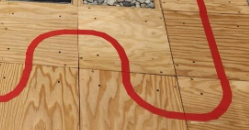
#> input picture red_line_contrast.png, 249 x 130 px, given in place of the camera
$ python on_robot.py
#> lines starting #> are read from the running program, lines starting #| are printed output that depends on the picture; after the words box and inside, x2 and y2 are one past the last pixel; in counts of white or black regions, pixels touching at a corner belong together
import cv2 as cv
import numpy as np
import os
import time
from threading import Thread
from gpiozero import PWMOutputDevice, DigitalOutputDevice, Button

# -----------------------------------
# GPIO and Motor/Servo Configurations
# -----------------------------------

# Motor 1 pins (Left)
M1_IN1 = 17
M1_IN2 = 27
M1_EN  = 18  # PWM for speed control

# Motor 2 pins (Right)
M2_IN1 = 22
M2_IN2 = 23
M2_EN  = 19  # PWM for speed control

ENC_A_LEFT  = 5
ENC_A_RIGHT = 13

# Button pin (active low)
BUTTON1 = 4

# Servo configuration
class HardwarePWMServo:
    def __init__(self, pwmchip=0, pwmchannel=0, period=20000000, min_duty=1500000, max_duty=2000000):
        self.pwmchip = pwmchip
        self.pwmchannel = pwmchannel
        self.period = period
        self.min_duty = min_duty
        self.max_duty = max_duty
        self.base_path = f"/sys/class/pwm/pwmchip{self.pwmchip}"
        self.channel_path = f"{self.base_path}/pwm{self.pwmchannel}"
        self.export_pwm()
        self.setup_pwm()

    def export_pwm(self):
        if not os.path.exists(self.channel_path):
            with open(f"{self.base_path}/export", "w") as f:
                f.write(str(self.pwmchannel))

    def setup_pwm(self):
        self.write_pwm_file("period", self.period)
        center = int((self.min_duty + self.max_duty) / 2)
        self.write_pwm_file("duty_cycle", center)
        self.write_pwm_file("enable", 1)

    def write_pwm_file(self, filename, value):
        with open(f"{self.channel_path}/{filename}", "w") as f:
            f.write(str(value))

    def set_angle(self, angle):
        if angle < 0:
            angle = 0
        elif angle > 180:
            angle = 180
        duty = int(self.min_duty + (angle / 180.0) * (self.max_duty - self.min_duty))
        self.write_pwm_file("duty_cycle", duty)
        print(f"Servo set to {angle}° (duty_cycle: {duty} ns)")

# Motor driver remains unchanged.
class MotorDriver:
    def __init__(self, in1_pin, in2_pin, en_pin):
        self.in1 = DigitalOutputDevice(in1_pin)
        self.in2 = DigitalOutputDevice(in2_pin)
        self.en = PWMOutputDevice(en_pin)

    def run(self, speed, forward=True):
        if forward:
            self.in1.on()
            self.in2.off()
        else:
            self.in1.off()
            self.in2.on()
        self.en.value = speed

    def stop(self):
        self.in1.off()
        self.in2.off()
        self.en.value = 0

motor1 = MotorDriver(M1_IN1, M1_IN2, M1_EN)
motor2 = MotorDriver(M2_IN1, M2_IN2, M2_EN)

left_ticks = 0
right_ticks = 0

# Encoder callback functions – these are called on each rising edge.
def left_encoder_pressed():
    global left_ticks
    left_ticks += 1

def right_encoder_pressed():
    global right_ticks
    right_ticks += 1

# Create encoder Button objects (bounce_time set low to capture fast pulses).
encoder_left = Button(ENC_A_LEFT, pull_up=True, bounce_time=0.001)
encoder_left.when_pressed = left_encoder_pressed

encoder_right = Button(ENC_A_RIGHT, pull_up=True, bounce_time=0.001)
encoder_right.when_pressed = right_encoder_pressed

servo = HardwarePWMServo(pwmchip=0, pwmchannel=0, period=20000000, min_duty=1500000, max_duty=2000000)

# -----------------------------------
# Red Line Detection API (Single Error Version)
# -----------------------------------
# In this version, we detect the leftmost and rightmost edges in the bottom 50 pixels,
# then compute the midline as the average and define the error as:
#     error = midline_x - (cropped_width/2)
# Positive error indicates a shift to the right; negative to the left.
# We also consider all line points now and prioritize those in the bottom region to prevent flickering error.
# This way we will always have some point on the projected line to use for error correction.
class RedLineDetectionAPI:
    def __init__(self, frame_width=600, frame_height=480, cropped_width=600):
#> in process_video, frame is the input picture: shape (130, 249, 3); mean B, G, R 89.7, 135.4, 186.2
        self.frame_width = frame_width      # Original image width
        self.frame_height = frame_height    # Image height
        self.cropped_width = cropped_width  # Cropped image width for processing
        self.error_history = []
        self.history_size = 10
        self.max_jump = 10
        self.last_valid_error = None

    def process_frame(self, frame):
        if frame is None:
            return None, None, None

        # Resize full image and crop horizontally (if needed).
        frame = cv.resize(frame, (self.frame_width, self.frame_height))
#> frame: shape (480, 600, 3)
        cropped_frame = frame[:, :self.cropped_width]

        # Convert to HSV and threshold for red.
        red_lower = np.array([0, 50, 50])
        red_upper = np.array([10, 255, 255])
        red_lower_2 = np.array([170, 50, 50])
        red_upper_2 = np.array([180, 255, 255])
        hsv = cv.cvtColor(cropped_frame, cv.COLOR_BGR2HSV)
#> hsv: shape (480, 600, 3); mean H, S, V 15, 133.6, 186.1
        mask1 = cv.inRange(hsv, red_lower, red_upper)
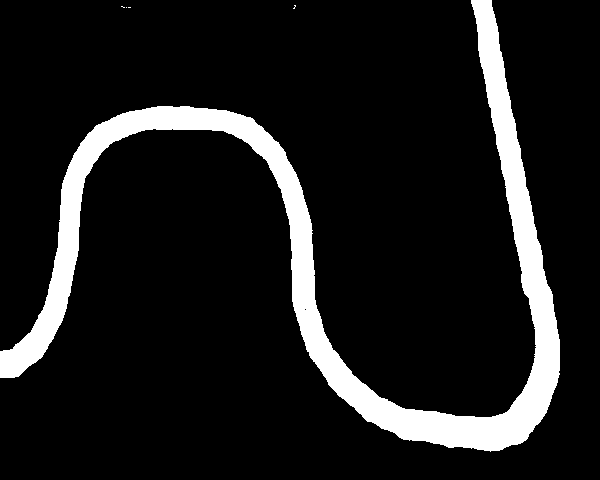
#> mask1: shape (480, 600); 11% white; 5 white regions (4 under 20 px), largest, box (x1, y1, x2, y2) and area: (0, 0, 560, 452) 31771
        mask2 = cv.inRange(hsv, red_lower_2, red_upper_2)
#> mask2: shape (480, 600); 0% white in thin lines or dots, all inside (x1, y1, x2, y2) = (305, 309, 306, 310)
        mask = cv.bitwise_or(mask1, mask2)
#> mask: shape (480, 600); 11% white; 5 white regions (4 under 20 px), largest, box (x1, y1, x2, y2) and area: (0, 0, 560, 452) 31772

        red_regions = cv.bitwise_and(cropped_frame, cropped_frame, mask=mask)
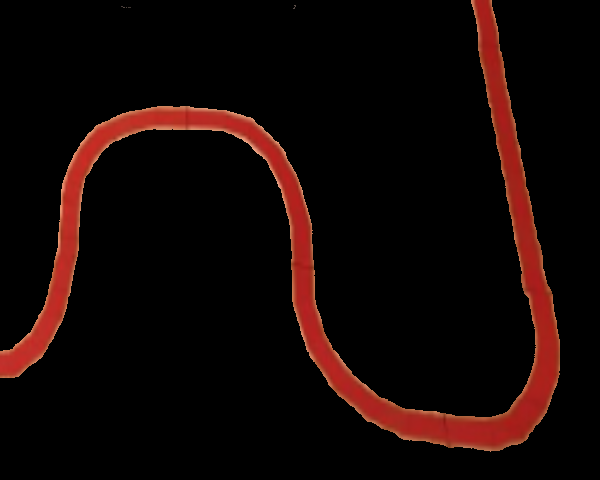
#> red_regions: shape (480, 600, 3); mean of channels 0, 1, 2 4.5, 6.2, 19.4; drawn as B, G, R
        gray = cv.cvtColor(red_regions, cv.COLOR_BGR2GRAY)
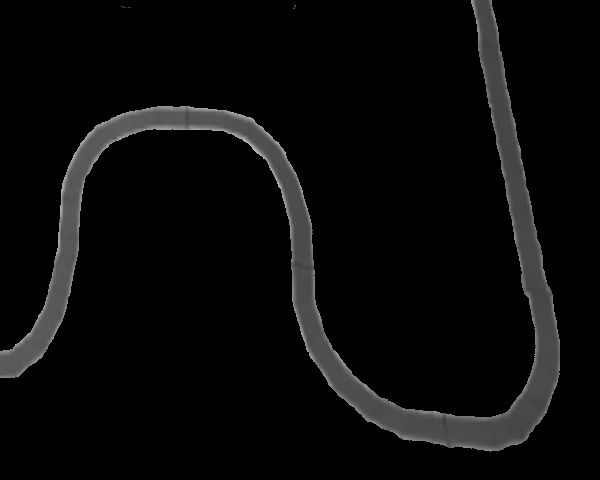
#> gray: shape (480, 600); min 0, max 190, mean 10
        blurred = cv.GaussianBlur(gray, (5, 5), 0)
        edges = cv.Canny(blurred, 200, 255)
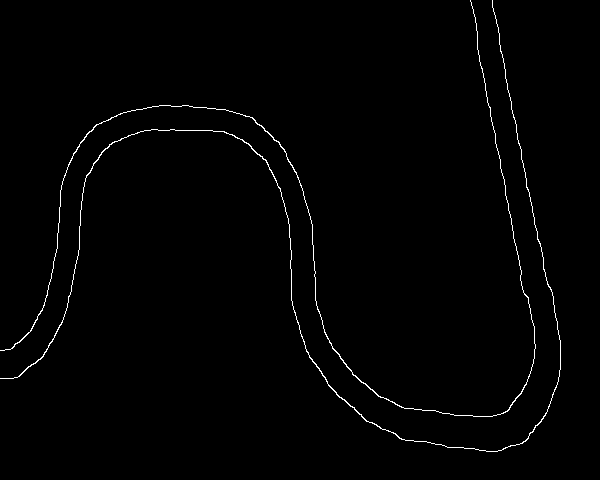
#> edges: shape (480, 600); 1% white in thin lines or dots, all inside (x1, y1, x2, y2) = (0, 0, 561, 452)

        # Detect lines using HoughLinesP.
        lines = cv.HoughLinesP(
            edges,
            rho=1,
            theta=np.pi/180,
            threshold=10,
            minLineLength=5,
            maxLineGap=10
        )
#> lines = 113 rows, first 6: [540, 243, 543, 259], [492, 1, 539, 243], [505, 190, 521, 274], [64, 316, 79, 245], [58, 232, 60, 201], [298, 177, 312, 227]

        # Define the region near the bottom (last 50 pixels).
        bottom_region_top = self.frame_height - 25
        # Initialize boundaries:
        # Start with leftmost_x at the far right and rightmost_x at the far left.
        leftmost_x = self.cropped_width
        rightmost_x = 0

        debug_frame = cropped_frame.copy()

        # Draw the boundary line that shows our region of interest
        cv.line(debug_frame, (0, bottom_region_top), (self.cropped_width, bottom_region_top),
                (0, 255, 255), 2)  # Yellow line showing boundary
        cv.putText(debug_frame, "Detection Zone", (self.cropped_width//2 - 80, bottom_region_top - 10),
                  cv.FONT_HERSHEY_SIMPLEX, 0.6, (0, 255, 255), 2)
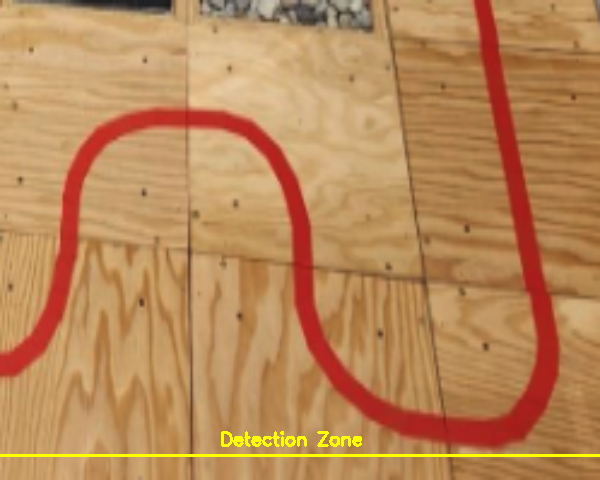
#> debug_frame: shape (480, 600, 3); mean of channels 0, 1, 2 88.7, 136.4, 186.8; drawn as B, G, R

        lines_detected = False

        # Increase detection region for better stability
        bottom_region_top = self.frame_height - 50

        if lines is not None:
            valid_bottom_points = []

            for line in lines:
                x1, y1, x2, y2 = line[0]
                cv.line(debug_frame, (x1, y1), (x2, y2), (0, 255, 0), 2)

                # Consider all lines, but prioritize those in bottom region
                if x2 != x1:  # Avoid division by zero
                    slope = (y2 - y1) / (x2 - x1)
                    intercept = y1 - slope * x1

                    # Calculate intersection with bottom of frame
                    try:
                        if abs(slope) < 0.001:  # Nearly horizontal line
                            x_at_bottom = x1  # Use endpoint x
                        else:
                            x_at_bottom = int((self.frame_height - intercept) / slope)

                        # Store point if within reasonable bounds (with some margin)
                        if -50 <= x_at_bottom <= self.cropped_width + 50:
                            # Clamp to valid range for display and calculations
                            x_display = max(0, min(self.cropped_width, x_at_bottom))
                            valid_bottom_points.append((x_at_bottom, x_display))

                            # Lines in bottom region get priority for detection status
                            if (bottom_region_top <= y1 <= self.frame_height) or (bottom_region_top <= y2 <= self.frame_height):
                                lines_detected = True
                    except:
                        continue  # Skip problematic calculations
#> this loop made 113 passes
#> (x1, y1, x2, y2, slope, intercept, x_at_bottom, x_display) on passes 1, 2, 3, 4, 5, 6, 7, 8, 9, 10, 11, 13: (540, 243, 543, 259, 5.33, -2637, 584, 584), (492, 1, 539, 243, 5.15, -2532.3, 585, 585), (505, 190, 521, 274, 5.25, -2461.2, 560, 560), (64, 316, 79, 245, -4.73, 618.9, 29, 29), (58, 232, 60, 201, -15.5, 1131, 42, 42), (298, 177, 312, 227, 3.57, -887.3, 382, 382), (275, 178, 289, 224, 3.29, -725.6, 366, 366), (481, 66, 487, 102, 6, -2820, 550, 550), (332, 389, 367, 421, 0.914, 85.46, 431, 431), (516, 130, 527, 189, 5.36, -2637.6, 581, 581), (332, 348, 361, 382, 1.17, -41.24, 444, 444), (524, 387, 534, 354, -3.3, 2116.2, 495, 495)
#> (x1, y1, x2, y2, slope, intercept, x_at_bottom) on passes 12, 19, 21, 25, 29, 32: (399, 438, 441, 444, 0.143, 381, 693), (463, 447, 486, 451, 0.174, 366.5, 652), (12, 348, 32, 328, -1, 360, -120), (85, 179, 101, 152, -1.69, 322.4, -93), (404, 408, 438, 411, 0.0882, 372.4, 1219), (466, 415, 484, 416, 0.0556, 389.1, 1636)
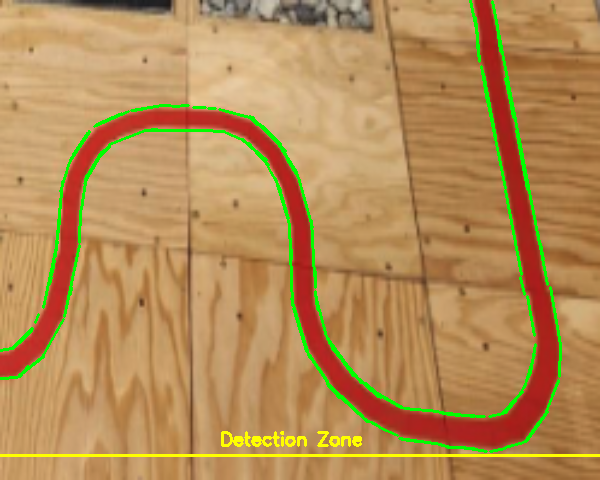
#> debug_frame: shape (480, 600, 3); 2.97% of pixels changed, all inside (x1, y1, x2, y2) = (0, 0, 562, 453); drawn as B, G, R

            # If we have points but none in bottom region, still use them
            if valid_bottom_points and not lines_detected:
                lines_detected = True

            # Find leftmost and rightmost points from valid points
            if valid_bottom_points:
                # Sort by x coordinate
                valid_bottom_points.sort()

                # Get leftmost and rightmost (considering outlier rejection)
                if len(valid_bottom_points) >= 3:
                    # Skip extreme outliers if we have enough points
                    leftmost_x = valid_bottom_points[0][1]  # Use display-safe x value
                    rightmost_x = valid_bottom_points[-1][1]
                else:
                    # Use all points if we don't have many
                    leftmost_x = valid_bottom_points[0][1]
                    rightmost_x = valid_bottom_points[-1][1]

        # If no lines were detected, use the last valid error if available.
        if not lines_detected:
            cv.putText(debug_frame, "No lines detected",
                       (self.cropped_width//2 - 80, self.frame_height//2),
                       cv.FONT_HERSHEY_SIMPLEX, 0.7, (0, 0, 255), 2)
            if self.last_valid_error is not None:
                error = self.last_valid_error
            else:
                return None, debug_frame, edges

        else:
            # Compute the midline between the leftmost and rightmost edges.
            mid_line = (leftmost_x + rightmost_x) / 2.0
            # The error is the deviation of this midline from the ideal center.
            error = mid_line - (self.cropped_width / 2)
            # Smooth the error value.
            error = self.smooth_value(error, self.error_history, self.last_valid_error)
            self.last_valid_error = error

        # For debugging
        mid_line_int = int((leftmost_x + rightmost_x) / 2.0)
        cv.line(debug_frame, (mid_line_int, 0), (mid_line_int, self.frame_height), (255, 0, 0), 2)
        cv.circle(debug_frame, (leftmost_x, self.frame_height - 10), 5, (255, 0, 0), -1)
#> debug_frame: shape (480, 600, 3); mean of channels 0, 1, 2 87.1, 139.6, 180.2
        cv.circle(debug_frame, (rightmost_x, self.frame_height - 10), 5, (255, 0, 0), -1)
#> debug_frame: shape (480, 600, 3); mean of channels 0, 1, 2 87.2, 139.6, 180.1
        cv.putText(debug_frame, f"Error: {error:.2f}", (10, 30),
                   cv.FONT_HERSHEY_SIMPLEX, 1, (0, 255, 255), 2)
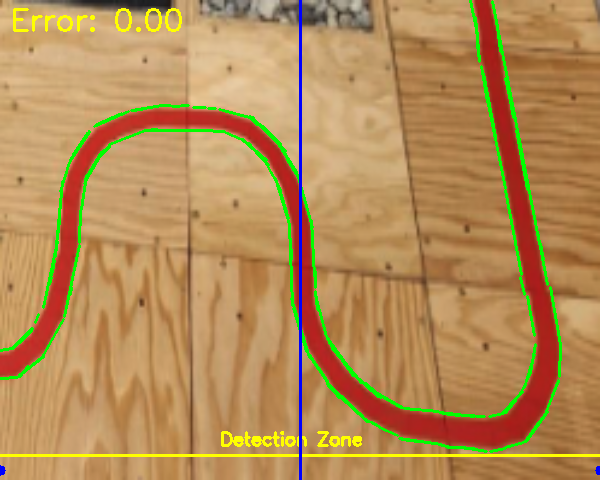
#> debug_frame: shape (480, 600, 3); mean of channels 0, 1, 2 86.7, 140, 180.4; drawn as B, G, R

        return error, debug_frame, edges

    def smooth_value(self, new_value, history, last_valid):
        if new_value is None:
            return last_valid if last_valid is not None else new_value

        if history and abs(new_value - history[-1]) > self.max_jump:
            new_value = history[-1] * 0.7 + new_value * 0.3

        history.append(new_value)
        if len(history) > self.history_size:
            history.pop(0)

        if history:
            alpha = 0.6
            smoothed = new_value * alpha
            weight = (1 - alpha) / len(history)
            for hist_val in history[:-1]:
                smoothed += hist_val * weight
            return smoothed

        return new_value

    def process_video(self, video_source, callback=None, show_debug=True):
        cap = cv.VideoCapture(video_source)
        if not cap.isOpened():
            print(f"Error: Could not open video source {video_source}")
            return

        while True:
            # For performance testing:
            # t_start = time.perf_counter()
            ret, frame = cap.read()
            if not ret:
                print("End of video or error reading frame")
                break

            error, debug_frame, edges = self.process_frame(frame)
            if callback is not None:
                callback(error)
#| Error: 0.00
#| P: 0.000, I: 0.000, D: 0.000, Correction: 0.000
#| Motor speeds - Left: 0.25, Right: 0.55

            if show_debug:
                cv.imshow('Edges', edges)
                cv.imshow('Red Line Detection', debug_frame)
            if cv.waitKey(1) & 0xFF == ord('q'):
#> (key q is pressed here)
                break

            t_end = time.perf_counter()
            # Uncomment for performance info:
            # processing_time = t_end - t_start
            # print(f"Frame processed in {processing_time * 1000:.2f} ms (FPS: {1/processing_time:.2f})")

        cap.release()
        if show_debug:
            cv.destroyAllWindows()

    def get_error(self):
        return self.last_valid_error

# -----------------------------------
# Motor Control Callback (PID Control)
# -----------------------------------
# PID state variables
prev_error = 0
integral_error = 0
last_pid_time = time.time()

def motor_control_callback(error):
    global prev_error, integral_error, last_pid_time

    # If error is None (should not happen due to our modification), stop motors.
    if error is None:
        motor1.stop()
        motor2.stop()
        integral_error = 0
        return

    current_time = time.time()
    dt = current_time - last_pid_time
    last_pid_time = current_time
    if dt < 0.001:
        dt = 0.001

    # PID constants – adjust these to suit your robot.
    base_speed = 0.25  # Base motor speed (0 to 1)
    max_speed = 0.5
    Kp = 0.0005      # Proportional gain
    Ki = 0           # Integral gain
    Kd = 0           # Derivative gain

    p_term = Kp * error
    integral_error += error * dt
    max_integral = 100
    integral_error = max(-max_integral, min(integral_error, max_integral))
    i_term = Ki * integral_error
    derivative = (error - prev_error) / dt
    d_term = Kd * derivative
    prev_error = error

    correction = p_term + i_term + d_term

    # Apply correction: positive error means the midline is to the right,
    # so reduce the left motor speed and increase the right motor speed.
    left_speed = base_speed - correction
    right_speed = base_speed + correction + 0.3
    left_speed = max(0, min(max_speed, left_speed))
    right_speed = max(0, min(max_speed + 0.5, right_speed))

    print(f"Error: {error:.2f}")
    print(f"P: {p_term:.3f}, I: {i_term:.3f}, D: {d_term:.3f}, Correction: {correction:.3f}")
    print(f"Motor speeds - Left: {left_speed:.2f}, Right: {right_speed:.2f}")

    motor1.run(left_speed, forward=True)
    motor2.run(right_speed, forward=True)

# -----------------------------------
# Distance Function (WIP)
# -----------------------------------
ENCODER_TICKS_PER_REV = 285  # Suspected value
WHEEL_DIAMETER_MM = 65
WHEEL_CIRCUMFERENCE_MM = np.pi * WHEEL_DIAMETER_MM

def drive_distance(distance_mm, speed=0.5):
    """
    Drives the robot forward for a specified distance in mm.

    Parameters:
      distance_mm (float): The target distance to drive in millimeters.
      speed (float): The motor speed (0 to 1) to run while driving.
    """
    motor1.run(speed, forward=False)
    motor2.run(speed, forward=False)

    target_encoder = ((left_ticks + right_ticks) / 2.0) + (distance_mm * ENCODER_TICKS_PER_REV) / WHEEL_CIRCUMFERENCE_MM

    print(f"Driving for {distance_mm} mm...")
    while True:
        avg_ticks = (left_ticks + right_ticks) / 2.0
        if avg_ticks >= target_encoder:
            break
    motor1.stop()
    motor2.stop()
    print("Target reached.")

# -----------------------------------
# Main function to run script
# -----------------------------------
if __name__ == "__main__":
    line_detector = RedLineDetectionAPI()
    video_source = 0  # Change to your video source if needed

    try:
        line_detector.process_video(video_source, callback=motor_control_callback, show_debug=True)
        # drive_distance(50, 0.5)  # Uncomment to test driving a specified distance
    finally:
        motor1.stop()
        motor2.stop()
